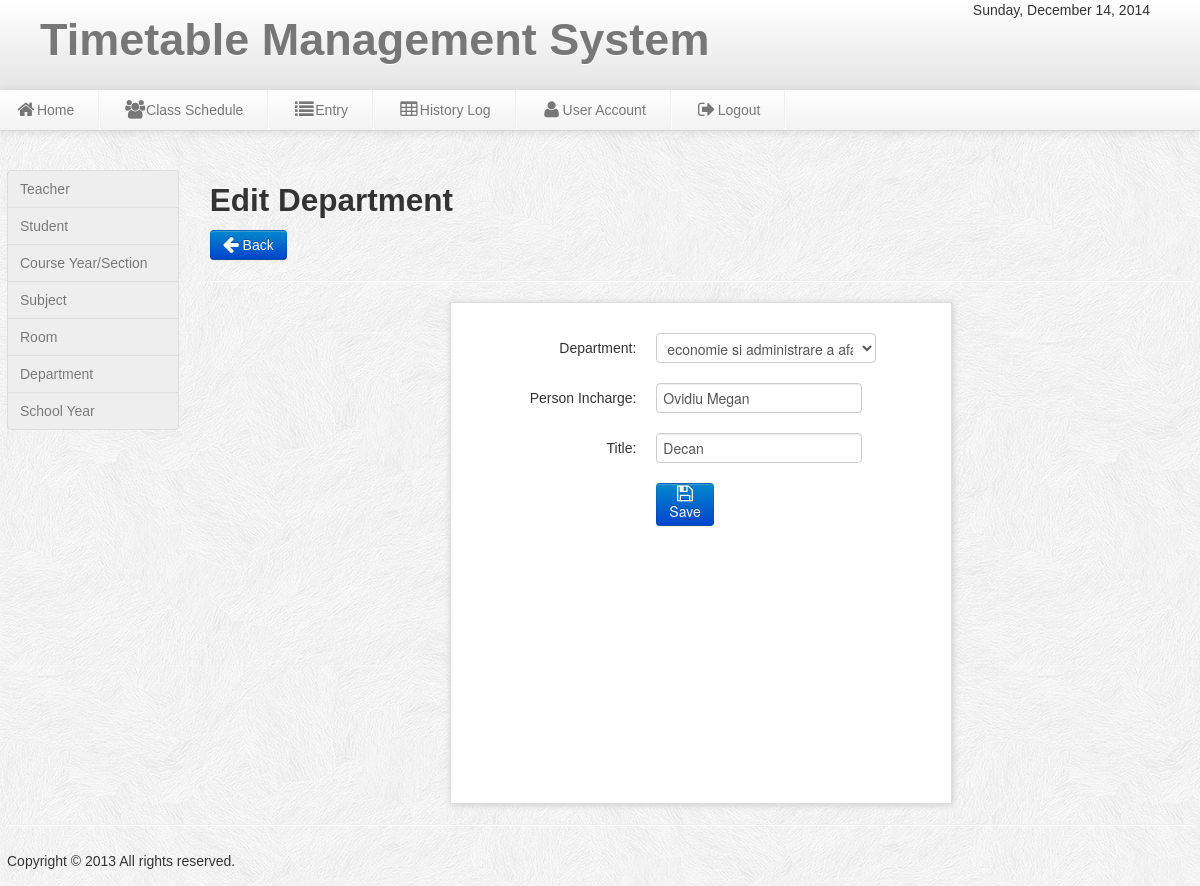
The page /admin/edit_department.php?id=13 on the database its author committed.
### tables this page shows
CREATE TABLE IF NOT EXISTS `departmet` (
`department_id` int(11) NOT NULL,
  `person_incharge` varchar(50) NOT NULL,
  `title` varchar(50) NOT NULL,
  `department` varchar(100) NOT NULL
);

### admin/edit_department.php (the view, shortened to what this page needs)
<?php include('header.php');include('dbcon.php');
$id_get=$_GET['id'];
?>
<body>
<?php include('nav-top1.php'); ?>
<div class="wrapper">
<div class="row-fluid">
<div class="span2">
<?php include('left_nav.php'); ?>
</div>
<div class="span10">
<h2>Edit Department</h2>
	<a class="btn btn-primary"  href="department.php">  <i class="icon-arrow-left icon-large"></i>&nbsp;Back</a>
	<hr>
	<form id="save_voter" class="form-horizontal" method="POST" action="update_department.php">
    <fieldset>
	<div class="add_subject">
	<ul class="thumbnails_new_voter">
    <li class="span3">
    <div class="thumbnail_new_voter">
	<?php $result=mysql_query("select * from departmet where department_id='$id_get'")or die(mysql_error());
$row=mysql_fetch_array($result);
	?>
	<div class="control-group">
    <label class="control-label" for="input01">Department:</label>
    <div class="controls">
   <select name="Department" class="Department" id="span9000">
	<option><?php echo  $row['department']; ?></option>
<?php
$department=mysql_query("select * from departmet GROUP BY department")or die(mysql_error());
?>
	</select>
    </div>
    </div>
	<div class="control-group">
    <label class="control-label" for="input01">Person Incharge:</label>
    <div class="controls">
    <input type="text" id="span900" name="Person" class="Person" value="<?php echo $row['person_incharge']; ?>">
    </div>
    </div>
	<div class="control-group">
    <label class="control-label" for="input01">Title:</label>
    <div class="controls">
    <input type="text" id="span900" name="Title" class="Title" value="<?php echo $row['title']; ?>">
    </div>
    </div>
	<div class="control-group">
    <div class="controls">
	<button id="save_voter" class="btn btn-primary" name="save"><i class="icon-save icon-large"></i>Save</button>
    </div>
    </div>
    </fieldset>
    </form>
</div>
	</div>
<?php include('footer.php');?>
</div>
</body>

### admin/css/style.css (style rules this page uses)
* { margin:0; padding:0; }
body { font-family:"Trebuchet MS", "Myriad Pro", Arial, sans-serif; font-size:14px; background:#f4f4f4 url(../img/subtle_white_feathers.png) repeat top left; color:#333; text-shadow:0px 0px 0px #fff;; }
a { color:#777; }
.wrapper { width:1186px; margin: auto; margin-top:170px; min-height:550px; }
.form-horizontal { background:#fff; border:1px solid #ddd; margin:0 auto; height:500px; width:500px; font-size:16px; -moz-box-shadow:1px 1px 7px #ccc; -webkit-box-shadow:1px 1px 7px #ccc; box-shadow:1px 1px 7px #ccc; }

### rows shown on the page
departmet: Department "economie si administrare a afacerilor", Person "Ovidiu Megan", Title "Decan"
